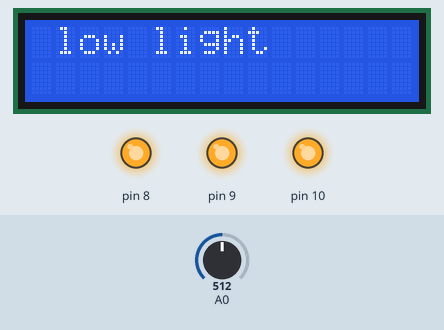
Simulated run of this sketch. Board: Arduino Uno, built with avr-gcc and run on an emulated ATmega328P. Parts: 16×2 character LCD, output pins drawn as LEDs (lit = HIGH). The inputs (shaded band) are chosen by the test bench; at power-on: A0 = 512. What the sketch prints to the serial monitor is not drawn.

Above: at 2.2 s.
2.3 s: A0 set to 879
4.2 s: A0 set to 902
At 6.0 s:
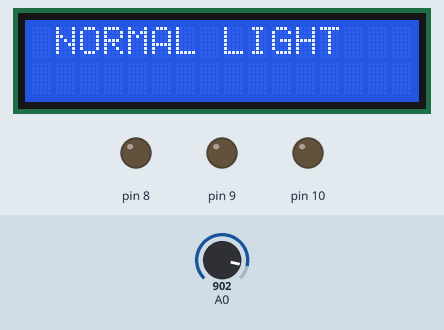
6.5 s: A0 set to 716
At 8.7 s:
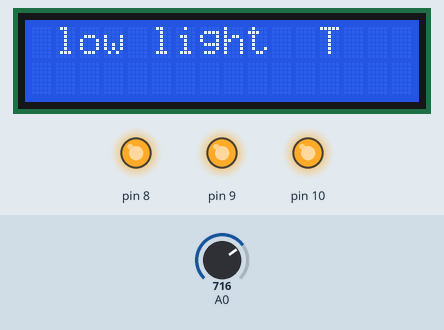
9.0 s: A0 set to 900
At 10.7 s:
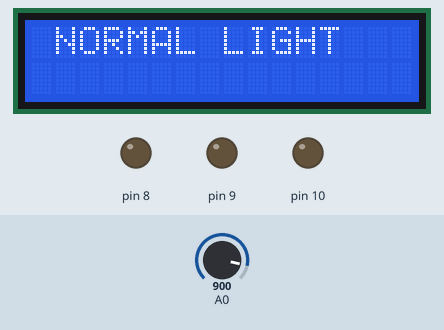
11.0 s: A0 set to 511
At 11.4 s:
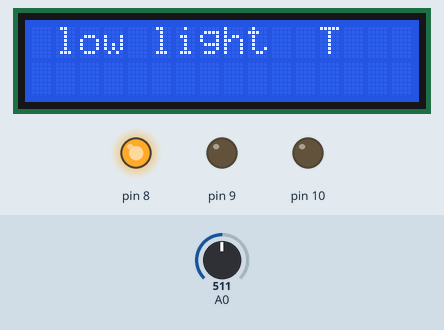
Timing chart, 0 to 14.0 s (numbered marks = the images above; inputs shaded):
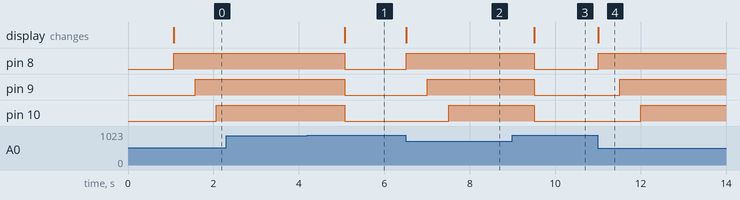

The sketch:

sketch_may04a.ino
```cpp
#include<LiquidCrystal.h>
int a,b,c;
LiquidCrystal lcd(7,6,5,4,3,2);
void setup() {
  pinMode(8,OUTPUT);
  pinMode(9,OUTPUT);
  pinMode(10,OUTPUT);
  lcd.clear();
  lcd.begin(16,2);
  lcd.setCursor(1,0);
  lcd.print("STREET LIGHT");
  lcd.setCursor(1,1);
  lcd.print("PROJECT");
  delay(1000);
  lcd.clear();
  Serial.begin(9600);

}

void loop() {
  a=analogRead(A0);
  b=map(a,0,1023,0,255);
  Serial.println(b);
  if(b<220)
  {
    lcd.setCursor(1,0);
    lcd.println("low light");
    digitalWrite(8,HIGH);
    delay(500);
    digitalWrite(9,HIGH);
    delay(500);
    digitalWrite(10,HIGH);

  }
  if(b>220)
  {
    lcd.setCursor(1,0);
    lcd.println("NORMAL LIGHT");
    digitalWrite(8,LOW);
    digitalWrite(9,LOW);
    digitalWrite(10,LOW);
  }


}
```

Measured:
- the behaviour switches between 886 and 887 on A0 (found by bisection; images 0 and 1)
- after the input at 2.3 s, every drawn part: stays the same
- after the input at 4.2 s, pin 8–10: HIGH → LOW after 0.88 s; the display: changes after 0.88 s (image 1)
- after the input at 6.5 s, pin 8: LOW → HIGH at once; pin 9: LOW → HIGH after 0.51 s; pin 10: LOW → HIGH after 1.0 s; the display: changes at once (image 2)
- after the input at 9.0 s, pin 8–10: HIGH → LOW after 0.52 s; the display: changes after 0.52 s (image 3)
- after the input at 11.0 s, pin 8: LOW → HIGH at once; pin 9: LOW → HIGH after 0.51 s; pin 10: LOW → HIGH after 1.0 s; the display: changes at once (image 4)
